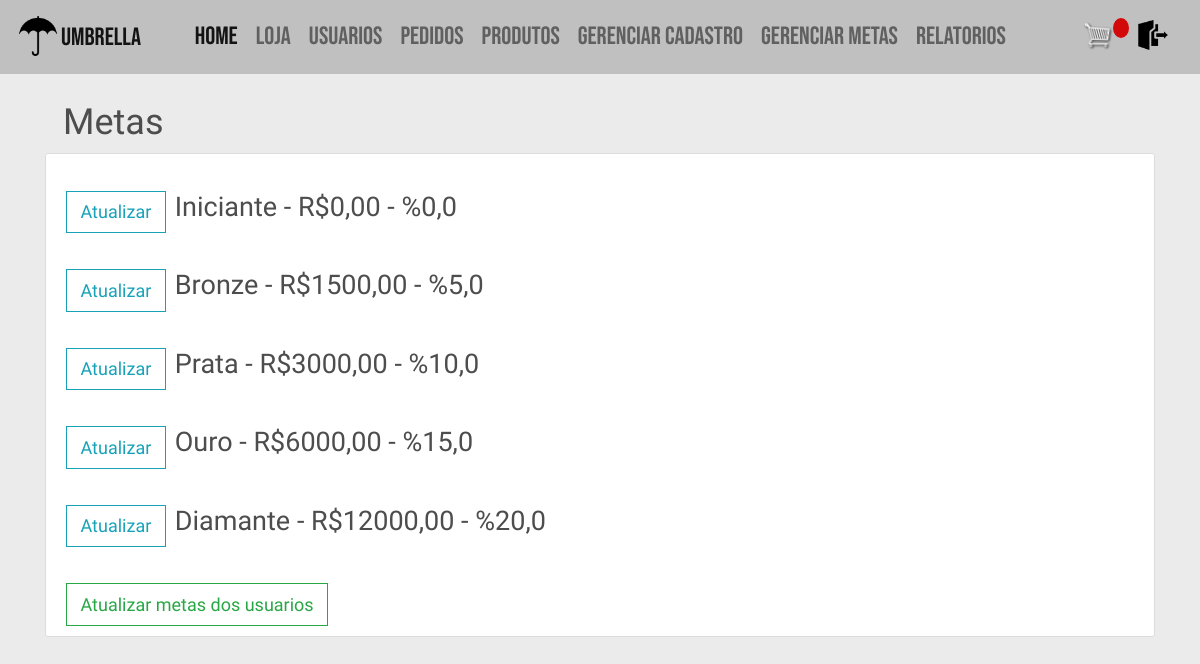
Page /metas/ (signed in) on the committed database.
### vendas/models.py (models this page shows, shortened)
class Meta(models.Model):
    INICIANTE = "Iniciante"
    BRONZE = "Bronze"
    PRATA = "Prata"
    OURO = "Ouro"
    DIAMANTE = "Diamante"
    opcoes_nivel = [
        (INICIANTE, "iniciante"),
        (BRONZE, "bronze"),
        (PRATA, "prata"),
        (OURO, "ouro"),
        (DIAMANTE, "diamante"),
    ]
    nivel = models.CharField(choices=opcoes_nivel,
                             max_length=50)
    valor = models.FloatField(_("valor"))
    desconto = models.FloatField(_("desconto"))

### vendas/views.py (the view)
# urls.py: path('metas/', views.metas, name='metas'),
@login_required
@user_passes_test(franquia_check)
def metas(request):
    metas = Meta.objects.all()
    return render(request, "vendas/metas.html", {'metas': metas})

### users/models.py (called while the page is built)
    def __str__(self):
        return self.email

### vendas/views.py (called while the page is built)
def franquia_check(user):
    if user.tipo == User.FRANQUIA:
        return True
    else:
        return False

### vendas/templates/vendas/metas.html
{% extends "vendas/base.html" %}
{% load crispy_forms_tags %}
{% block content %}
<h2 class="ml-3">Metas</h2>
<div class="content-section">
    <br>
        {% for meta in metas %}
            <div class="table">
                <div class="d-flex">
                    <div class="form-group">
                        <a class="btn btn-outline-info" href="{% url 'atualizar_meta' meta.id %}">Atualizar</a>
                    </div>
                    <h4 class="account-heading ml-2">{{ meta.nivel }} - R${{ meta.valor|floatformat:2 }} - %{{ meta.desconto }} </h4>
                </div>
            </div>
        {% endfor %}
        <a class="btn btn-outline-success" href="{% url 'atualizar_metas_revendedores'%}">Atualizar metas dos usuarios</a>
</div>
{% endblock content %}

### vendas/static/vendas/css/style.css (style rules this page uses)
html { font-size: 18px; }
body { margin: 0; padding: 0; font-family: 'Roboto Condensed', sans-serif; background-color: #EBEBEB; background-size: cover; background-repeat: no-repeat; background-position: center; height: 100vh; }
h1, h2, h3, h4, h5, h6 { color: hsl(0, 0%, 30%); }
.btn { border-radius: 0; }
.content-section { background: #ffffff; padding: 10px 20px; border: 1px solid #dddddd; border-radius: 3px; margin-bottom: 20px; width: 100%; }

### rows in the picture
Meta: nivel "Iniciante", valor "0,00", desconto "0,0"
Meta: nivel "Bronze", valor "1500,00", desconto "5,0"
Meta: nivel "Prata", valor "3000,00", desconto "10,0"
Meta: nivel "Ouro", valor "6000,00", desconto "15,0"
Meta: nivel "Diamante", valor "12000,00", desconto "20,0"
